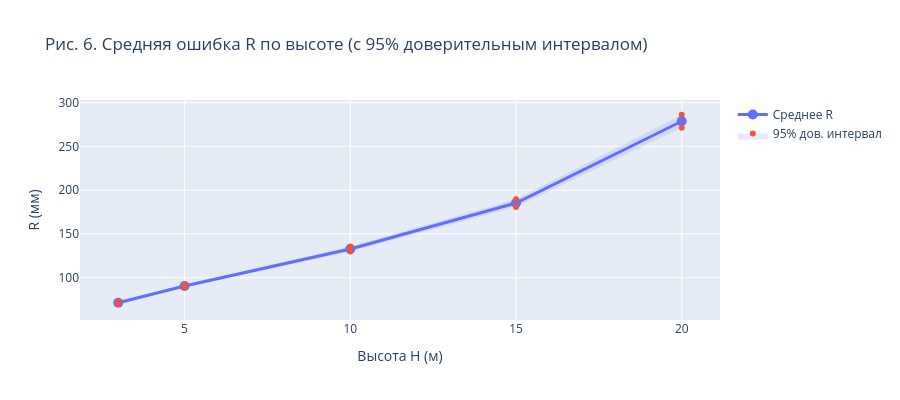

Write notebook code for a chart like this one.
### Code cell
stats_by_h = df.groupby("H")["R"].agg(["mean", "std", "count"]).reset_index()
stats_by_h["se"] = stats_by_h["std"] / np.sqrt(stats_by_h["count"])
stats_by_h["ci95"] = stats_by_h["se"] * 1.96

fig = go.Figure()
fig.add_trace(go.Scatter(
    x=stats_by_h["H"], y=stats_by_h["mean"],
    mode="lines+markers", name="Среднее R",
    line=dict(width=3), marker=dict(size=10),
))
fig.add_trace(go.Scatter(
    x=list(stats_by_h["H"]) + list(stats_by_h["H"][::-1]),
    y=list(stats_by_h["mean"] + stats_by_h["ci95"])
      + list((stats_by_h["mean"] - stats_by_h["ci95"])[::-1]),
    fill="toself", fillcolor="rgba(99,110,250,0.15)",
    line=dict(width=0), name="95% дов. интервал", showlegend=True,
))
fig.update_layout(
    title="Рис. 6. Средняя ошибка R по высоте (с 95% доверительным интервалом)",
    xaxis_title="Высота H (м)", yaxis_title="R (мм)", height=400,
)
ALL_FIGS.append(("fig_06_mean_R_ci", fig))
fig.show()

### Figure 1 — Plotly figure (JSON) as saved in the notebook; plotly's stock layout.template omitted (floating-point values rounded to 4 significant figures)
{"data": [{"line": {"width": 3}, "marker": {"size": 10}, "mode": "lines+markers", "name": "Среднее R", "type": "scatter", "x": [3, 5, 10, 15, 20], "y": [71.33, 90.41, 132.8, 185.3, 278.8]}, {"fill": "toself", "fillcolor": "rgba(99,110,250,0.15)", "line": {"width": 0}, "name": "95% дов. интервал", "showlegend": true, "type": "scatter", "x": [3, 5, 10, 15, 20, 20, 15, 10, 5, 3], "y": [72.76, 92.15, 135.7, 189.7, 286.2, 271.3, 180.9, 129.9, 88.66, 69.91]}], "layout": {"height": 400, "title": {"text": "Рис. 6. Средняя ошибка R по высоте (с 95% доверительным интервалом)"}, "xaxis": {"title": {"text": "Высота H (м)"}}, "yaxis": {"title": {"text": "R (мм)"}}}}
